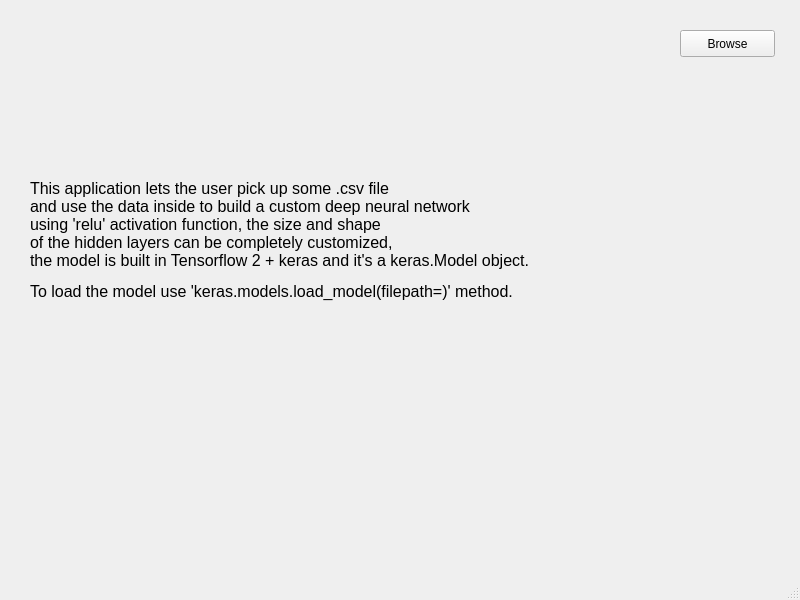
<?xml version="1.0" encoding="UTF-8"?>
<ui version="4.0">
 <class>MainWindow</class>
 <widget class="QMainWindow" name="MainWindow">
  <property name="geometry">
   <rect>
    <x>0</x>
    <y>0</y>
    <width>800</width>
    <height>600</height>
   </rect>
  </property>
  <property name="windowTitle">
   <string>MainWindow</string>
  </property>
  <widget class="QWidget" name="centralwidget">
   <widget class="QPushButton" name="browse_button">
    <property name="geometry">
     <rect>
      <x>680</x>
      <y>30</y>
      <width>95</width>
      <height>27</height>
     </rect>
    </property>
    <property name="text">
     <string>Browse</string>
    </property>
   </widget>
   <widget class="QLabel" name="browse_label">
    <property name="geometry">
     <rect>
      <x>380</x>
      <y>30</y>
      <width>291</width>
      <height>20</height>
     </rect>
    </property>
    <property name="text">
     <string/>
    </property>
   </widget>
   <widget class="QLabel" name="label">
    <property name="geometry">
     <rect>
      <x>30</x>
      <y>90</y>
      <width>731</width>
      <height>301</height>
     </rect>
    </property>
    <property name="font">
     <font>
      <pointsize>12</pointsize>
     </font>
    </property>
    <property name="text">
     <string>&lt;html&gt;&lt;head/&gt;&lt;body&gt;&lt;p&gt;This application lets the user pick up some .csv file &lt;br/&gt;and use the data inside to build a custom deep neural network &lt;br/&gt;using 'relu' activation function, the size and shape &lt;br/&gt;of the hidden layers can be completely customized,&lt;br/&gt;the model is built in Tensorflow 2 + keras and it's a keras.Model object. &lt;/p&gt;&lt;p&gt;To load the model use 'keras.models.load_model(filepath=)' method.&lt;/p&gt;&lt;/body&gt;&lt;/html&gt;</string>
    </property>
   </widget>
  </widget>
  <widget class="QMenuBar" name="menubar">
   <property name="geometry">
    <rect>
     <x>0</x>
     <y>0</y>
     <width>800</width>
     <height>23</height>
    </rect>
   </property>
  </widget>
  <widget class="QStatusBar" name="statusbar"/>
 </widget>
 <resources/>
 <connections/>
</ui>
